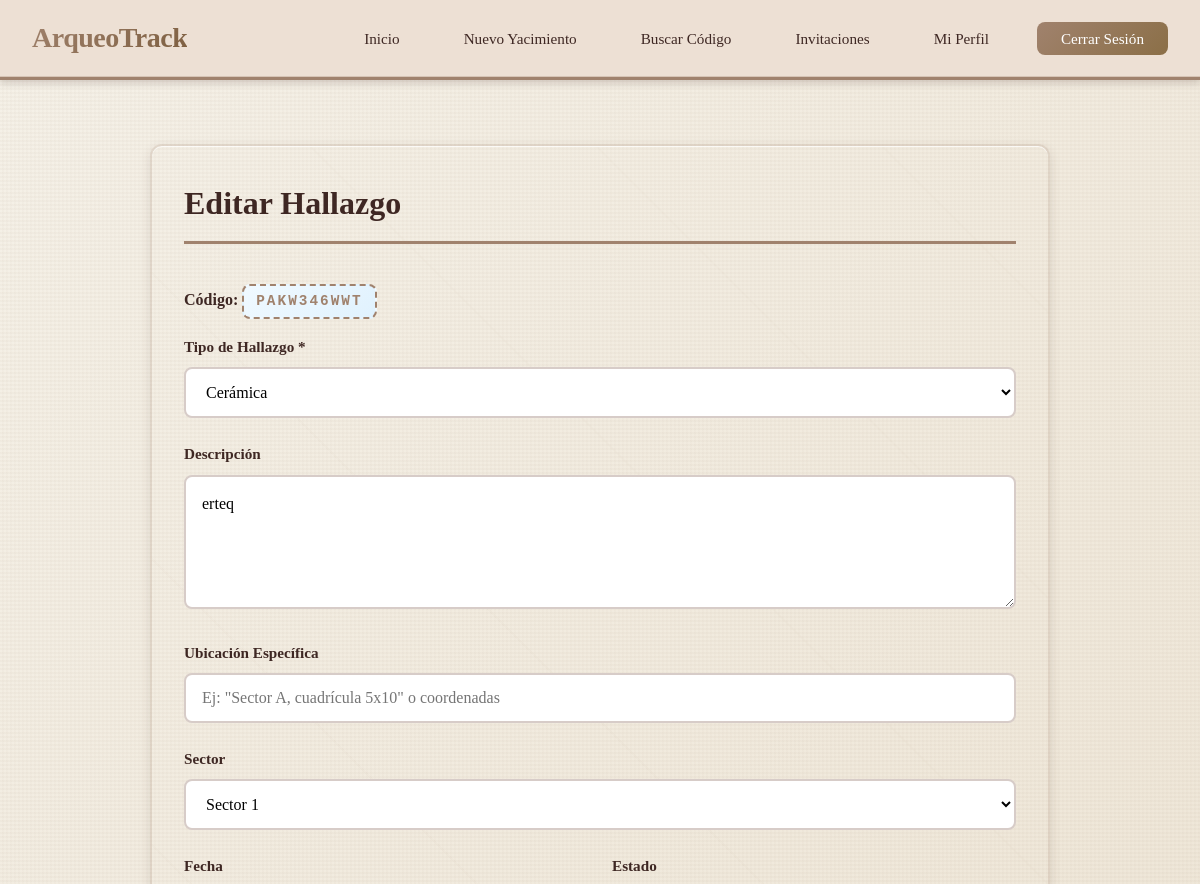
The app's page /editar_hallazgo/1 (signed in, upper part), older data.
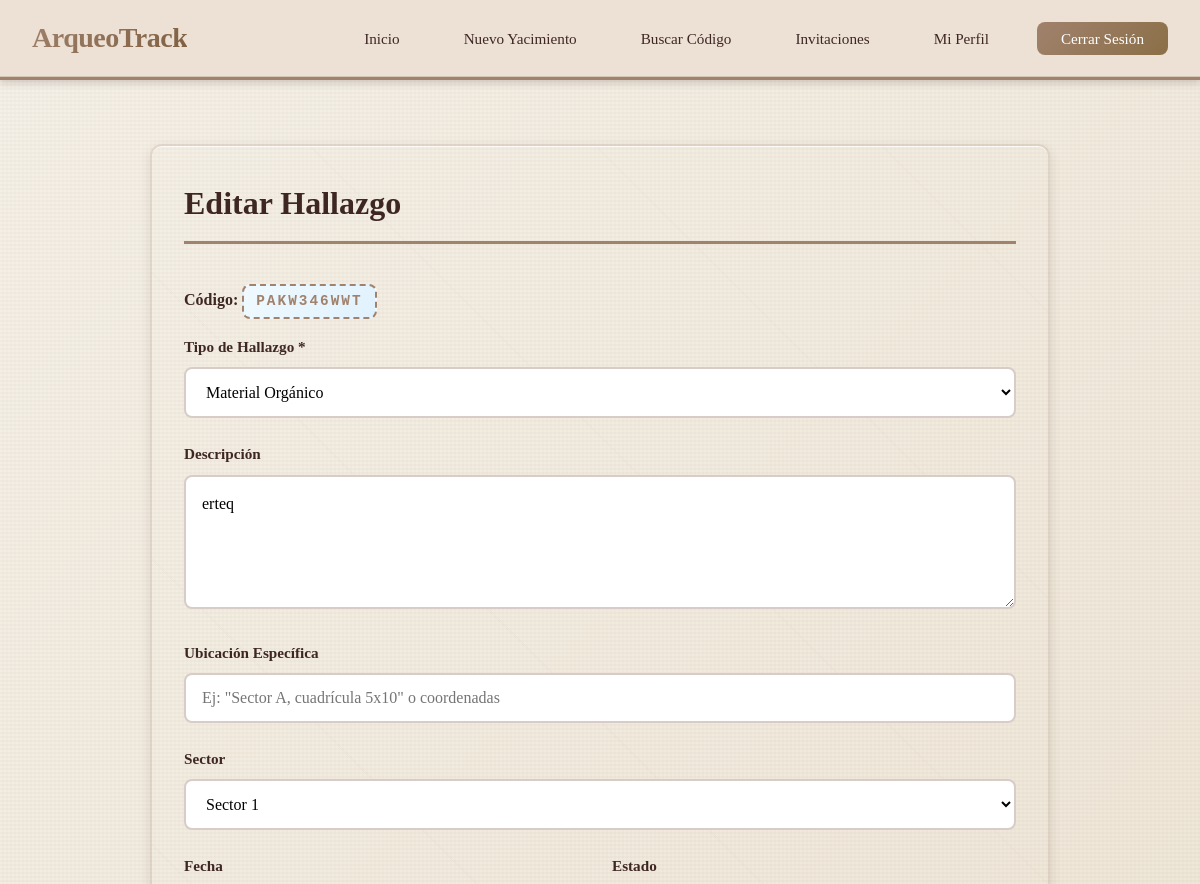
The same page, newer data.
### app/models/hallazgo.py (models this page shows, shortened)
class Hallazgo(db.Model):
    __tablename__ = 'hallazgos'
    id = db.Column(db.Integer, primary_key=True)
    codigo_acceso = db.Column(db.String(10), unique=True, nullable=False, index=True)
    user_id = db.Column(db.Integer, db.ForeignKey('usuarios.id'), nullable=False, index=True)
    yacimiento_id = db.Column(db.Integer, db.ForeignKey('yacimientos.id'), index=True)
    sector_id = db.Column(db.Integer, db.ForeignKey('sectores.id'), index=True)
    encontrado_por_id = db.Column(db.Integer, db.ForeignKey('usuarios.id'))
    tipo = db.Column(db.String(100))
    material = db.Column(db.String(100))
    datacion = db.Column(db.String(100))
    descripcion = db.Column(db.Text)
    notas = db.Column(db.Text)
    ubicacion = db.Column(db.String(200))
    lat = db.Column(db.Float)
    lng = db.Column(db.Float)
    altitud = db.Column(db.Float)
    dimensiones = db.Column(db.String(100))
    peso = db.Column(db.Float)  # En gramos
    estado_conservacion = db.Column(db.String(50))
    foto = db.Column(db.String(200))
    fecha = db.Column(db.Date)
    proceso_extraccion = db.Column(db.Text)
    destino = db.Column(db.String(200))
    fecha_registro = db.Column(db.DateTime, default=datetime.utcnow, nullable=False)
    fecha_actualizacion = db.Column(db.DateTime, default=datetime.utcnow, onupdate=datetime.utcnow)
    propietario = db.relationship(
        'Usuario',
        back_populates='hallazgos',
        foreign_keys=[user_id]
    )
    encontrado_por = db.relationship(
        'Usuario',
        back_populates='hallazgos_encontrados',
        foreign_keys=[encontrado_por_id]
    )
    yacimiento = db.relationship(
        'Yacimiento',
        back_populates='hallazgos'
    )
    sector = db.relationship(
        'Sector',
        back_populates='hallazgos'
    )
    comentarios = db.relationship(
        'Comentario',
        back_populates='hallazgo',
        cascade='all, delete-orphan',
        lazy='dynamic',
        order_by='Comentario.fecha.desc()'
    )
    eventos = db.relationship(
        'Evento',
        back_populates='hallazgo',
        lazy='dynamic'
    )
    __table_args__ = (
        db.Index('idx_hallazgos_yacimiento_fecha', 'yacimiento_id', 'fecha'),
        db.Index('idx_hallazgos_tipo', 'tipo'),
    )

### app/blueprints/hallazgo.py (the view, shortened to what this page needs)
@hallazgo_bp.route('/editar_hallazgo/<int:hallazgo_id>', methods=['GET', 'POST'])
@login_required
def editar(hallazgo_id):
    hallazgo = Hallazgo.query.get_or_404(hallazgo_id)
    puede_editar_rol, _ = current_user.has_permission(hallazgo.yacimiento_id, 'edit')
    if hallazgo.user_id != current_user.id and not puede_editar_rol:
        abort(403)
    form = HallazgoForm(obj=hallazgo)
    form.sector_id.choices = [(0, 'Sin sector')] + [(s.id, s.nombre) for s in Sector.query.filter_by(yacimiento_id=hallazgo.yacimiento_id).all()]
    return render_template('hallazgos/editar.html', formulario=form, hallazgo=hallazgo)

### app/models/user.py (called while the page is built, shortened)
    def has_permission(self, yacimiento_id, permission):
        from app.models.invitacion import Invitacion
        from app.models.yacimiento import Yacimiento
        yacimiento = Yacimiento.query.get(yacimiento_id)
        if not yacimiento:
            return False, None
        if self.id == yacimiento.user_id:
            return True, 'propietario'

### templates/hallazgos/editar.html (shortened to what this page needs)
{% extends "base.html" %}
{% block extra_head %}
<link rel="stylesheet" href="https://unpkg.com/leaflet@1.9.4/dist/leaflet.css" />
{% endblock %}
{% block content %}
<div class="main-content">
    <div class="card" style="max-width: 900px; margin: 2rem auto;">
        <h1>Editar Hallazgo</h1>
        <p><strong>Código:</strong> <span class="access-code" style="display: inline-block; padding: 0.25rem 0.75rem; font-size: 0.9rem;">{{ hallazgo.codigo_acceso }}</span></p>
        <form method="POST" enctype="multipart/form-data">
            <div class="form-group">
                <label for="tipo">Tipo de Hallazgo *</label>
                {{ formulario.tipo(class="form-control", id="tipo") }}
            </div>
            <div class="form-group">
                <label for="descripcion">Descripción</label>
                {{ formulario.descripcion(class="form-control", id="descripcion", rows=4) }}
            </div>
            <div class="form-group">
                <label for="ubicacion">Ubicación Específica</label>
                {{ formulario.ubicacion(class="form-control", id="ubicacion") }}
            </div>
            <div class="form-group">
                <label for="sector_id">Sector</label>
                {{ formulario.sector_id(class="form-control", id="sector_id") }}
            </div>
            <div style="display: grid; grid-template-columns: repeat(auto-fit, minmax(250px, 1fr)); gap: 1.5rem;">
                <div class="form-group">
                    <label for="fecha">Fecha</label>
                </div>
                <div class="form-group">
                    <label for="estado_conservacion">Estado</label>
                </div>
            </div>
        </form>
    </div>
</div>
{% endblock %}

Row changes from the older to the newer data that the page shows:
changed Hallazgo "PAKW346WWT": tipo "Cerámica" → "Material Orgánico"
